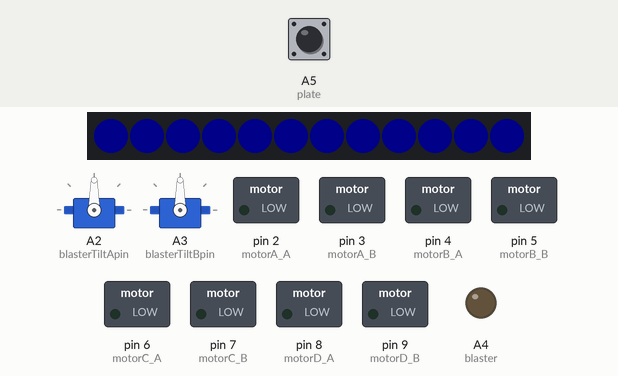
The sketch below on a simulated Arduino Uno, built with avr-gcc and run on an emulated ATmega328P. Shown: 2 × servo, 12 RGB LEDs in strip order, left to right, switched loads named in the sketch (green lamp = pin HIGH), output pins drawn as LEDs (lit = HIGH). Wiring (inferred from the names in the program): 2 × servo: signal A2 / signal A3. Inputs (shaded band) come from the test bench; at power-on: A5 (plate) HIGH. Dim RGB values are drawn brighter than linear; no radio packets arrive unless stated; servo pulses on a pin are drawn as a servo (544–2400 µs = 0–180°); pins used as bus, display or sensor lines are not drawn.

Above: at 1.5 s.
1.6 s: A5 (plate) pulled LOW for 3.2 s
At 4.71 s:
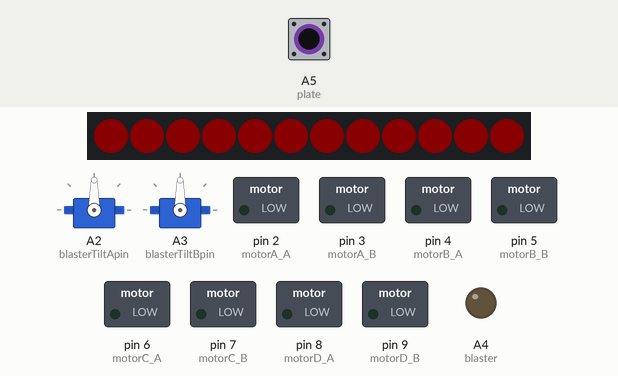
At 6.3 s:
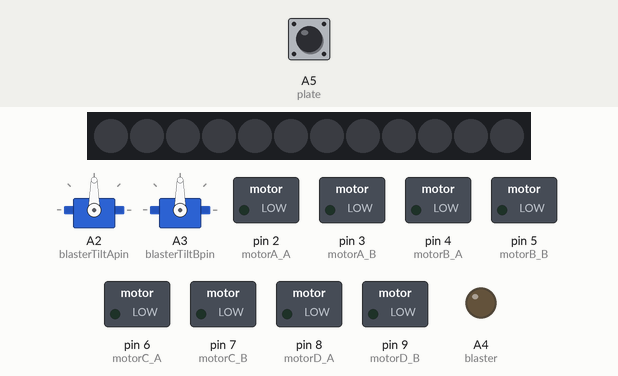
8.4 s: A5 (plate) pulled LOW for 1 s
At 9.6 s:
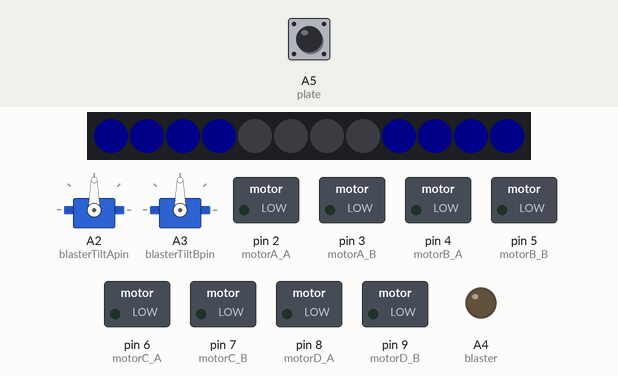
Timing chart, 0 to 11.4 s (numbered marks = the images above; inputs shaded):
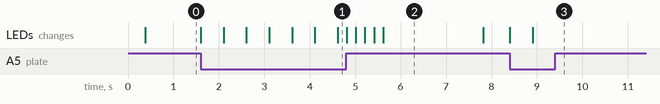

Measured:
- after the input at 1.6 s, the LEDs: first change at once (image 1 shows a later state)
- after the input at 8.4 s, the LEDs: first change at once (image 3 shows a later state)
- what the display in image 2 shows lasts 2.2 s, from 5.6 s to 7.8 s

The sketch:

v0.2.1-led_strap_manual_servo_control.ino
```cpp
#include <SPI.h>
#include <RF24.h>
#include <FastLED.h>

#define NUM_LEDS 12
#define DATA_PIN 10
#define BRIGHTNESS  10
#define plate A5

#define motorA_A 2
#define motorA_B 3
#define motorB_A 4
#define motorB_B 5
#define motorC_A 6
#define motorC_B 7
#define motorD_A 8
#define motorD_B 9

#define blasterTiltApin A2 //servo
#define blasterTiltBpin A3 //servo
#define blaster A4 //relay

RF24 radio(A0, A1); // CE, CSN
const byte address[6] = "01100";
struct dataStruct {
  unsigned long _micros;
  bool btnA;
  bool btnB;
  bool btnC;
  int joyStick_A_X;
  int joyStick_A_Y;
  int joyStick_B_X;
  int joyStick_B_Y;
} myData;

CRGB leds[NUM_LEDS];
int score = 6;
unsigned long plate_debounce = millis();


int tiltAngle = 90;


void setup() {
  Serial.begin(9600);
  for (int i = 2; i < 10; i++) {
    pinMode(i, OUTPUT);
  }
  pinMode(plate, INPUT_PULLUP);
  blasterServoSetup();
  radioSetup();
  FastLED.addLeds<NEOPIXEL, DATA_PIN>(leds, NUM_LEDS);
  FastLED.setBrightness(  BRIGHTNESS );
}

void loop() {
  getData();

  if(!digitalRead(plate) && millis()-plate_debounce >500){
    plate_debounce = millis();
    if(score>0)  {
      score--;
    }
    if(score==0){
      lightUp(score);
      FastLED.show();
      delay(500);
      score=6;
      gameOver();
    }
  }
  lightUp(score);
  FastLED.show();

}

void blasterServoSetup(){
  pinMode(blaster, OUTPUT);
  digitalWrite(blaster, LOW);
  pinMode(blasterTiltApin, OUTPUT);
  pinMode(blasterTiltBpin, OUTPUT);
  servo(90);
}


//in mode{0 = no action, 1 = foward, 2 = backward}
void AMove(int mode)
{
  if (mode == 0) {
    digitalWrite(motorA_A, LOW);
    digitalWrite(motorA_B, LOW);
  }
  else if (mode == 1) {
    digitalWrite(motorA_A, HIGH);
    digitalWrite(motorA_B, LOW);
  }
  else if (mode == 2) {
    digitalWrite(motorA_A, LOW);
    digitalWrite(motorA_B, HIGH);
  }
}

void BMove(int mode)// 0 is no action, 1 is foward, 2, is backward (movement)
{
  if (mode == 0) {
    digitalWrite(motorB_A, LOW);
    digitalWrite(motorB_B, LOW);
  }
  else if (mode == 1) {
    digitalWrite(motorB_A, HIGH);
    digitalWrite(motorB_B, LOW);
  }
  else if (mode == 2) {
    digitalWrite(motorB_A, LOW);
    digitalWrite(motorB_B, HIGH);
  }
}
void CMove(int mode)// 0 is no action, 1 is foward, 2, is backward (movement)
{
  if (mode == 0) {
    digitalWrite(motorC_A, LOW);
    digitalWrite(motorC_B, LOW);
  }
  else if (mode == 1) {
    digitalWrite(motorC_A, HIGH);
    digitalWrite(motorC_B, LOW);
  }
  else if (mode == 2) {
    digitalWrite(motorC_A, LOW);
    digitalWrite(motorC_B, HIGH);
  }
}
void DMove(int mode)// 0 is no action, 1 is foward, 2, is backward (movement)
{
  if (mode == 0) {
    digitalWrite(motorD_A, LOW);
    digitalWrite(motorD_B, LOW);
  }
  else if (mode == 1) {
    digitalWrite(motorD_A, HIGH);
    digitalWrite(motorD_B, LOW);
  }
  else if (mode == 2) {
    digitalWrite(motorD_A, LOW);
    digitalWrite(motorD_B, HIGH);
  }
}
void robotMove(int Direction)
{
  switch (Direction) {  // 0 = stop, 1 = forward....5 =
    case 0://stop
      AMove(0);
      BMove(0);
      CMove(0);
      DMove(0);
      break;
    case 1://forward
      AMove(1);
      BMove(1);
      CMove(1);
      DMove(1);
      break;
    case 2://backward
      AMove(2);
      BMove(2);
      CMove(2);
      DMove(2);
      break;
    case 3://left shift
      AMove(2);
      BMove(1);
      CMove(2);
      DMove(1);
      break;
    case 4://right shift
      AMove(1);
      BMove(2);
      CMove(1);
      DMove(2);
      break;
    case 5://right forward
      AMove(1);
      BMove(0);
      CMove(1);
      DMove(0);
      break;
    case 6://left backward
      AMove(2);
      BMove(0);
      CMove(2);
      DMove(0);
      break;
    case 7://left forward
      AMove(0);
      BMove(1);
      CMove(0);
      DMove(1);
      break;
    case 8: //right backward
      AMove(0);
      BMove(2);
      CMove(0);
      DMove(2);
      break;
    case 9://spinning right
      AMove(2);
      BMove(2);
      CMove(1);
      DMove(1);
      break;
    case 10://spinning left
      AMove(1);
      BMove(1);
      CMove(2);
      DMove(2);
      break;
  }
}
void radioSetup() { //RF24L01接收端初始化
  radio.begin();
  radio.openReadingPipe(0, address);   //Setting the address at which we will receive the data
  radio.setPALevel(RF24_PA_MIN);       //You can set this as minimum or maximum depending on the distance between the transmitter and receiver.
  radio.startListening();              //This sets the module as receiver
}

void getData() { //获取数据内容并打印在屏幕上
  if (radio.available()) {
    radio.read( &myData, sizeof(myData) );
    if(myData.joyStick_A_X+myData.joyStick_A_Y+myData.joyStick_B_X+myData.joyStick_B_Y+myData.btnA+myData.btnB != 0){
      if (myData.joyStick_A_Y>700) {
        robotMove(1);
      }else if(myData.joyStick_A_Y<400){
        robotMove(2);
      }else if(myData.joyStick_A_X<400){
        robotMove(3);
      }else if(myData.joyStick_A_X>700){
        robotMove(4);
      }else if(myData.joyStick_B_Y<400){
        robotMove(9);
      }else if(myData.joyStick_B_Y>700){
        robotMove(10);
      }else {
        robotMove(0);
      }

      if(myData.joyStick_B_X < 350){
        if(tiltAngle<100){
          tiltAngle +=7;
        }
      }else if(myData.joyStick_B_X > 750){
        if(tiltAngle>50){
          tiltAngle -=7;
        }
      }
      servo(tiltAngle);

      if(myData.btnB){
        digitalWrite(blaster, HIGH);
      }else{
        digitalWrite(blaster, LOW);
      }
    }else{
      robotMove(0);
    }


     //打印内容
        Serial.print(myData.btnA);
        Serial.print(" ");
        Serial.print(myData.btnB);
        Serial.print(" ");
        Serial.print(myData.btnC);
        Serial.print(" ");
        Serial.print(myData.joyStick_A_X);
        Serial.print(" ");
        Serial.print(myData.joyStick_A_Y);
        Serial.print(" ");
        Serial.print(myData.joyStick_B_X);
        Serial.print(" ");
        Serial.print(myData.joyStick_B_Y);
        Serial.println(" ");

  }
}


int lightUp(int num){
  switch(num){
    case 0:
       leds[0] = CRGB::Black;
       leds[1] = CRGB::Black;
       leds[2] = CRGB::Black;
       leds[3] = CRGB::Black;
       leds[4] = CRGB::Black;
       leds[5] = CRGB::Black;
       leds[6] = CRGB::Black;
       leds[7] = CRGB::Black;
       leds[8] = CRGB::Black;
       leds[9] = CRGB::Black;
       leds[10] = CRGB::Black;
       leds[11] = CRGB::Black;
       break;
    case 1:
       leds[0] = CRGB::Blue;
       leds[1] = CRGB::Black;
       leds[2] = CRGB::Black;
       leds[3] = CRGB::Black;
       leds[4] = CRGB::Black;
       leds[5] = CRGB::Black;
       leds[6] = CRGB::Black;
       leds[7] = CRGB::Black;
       leds[8] = CRGB::Black;
       leds[9] = CRGB::Black;
       leds[10] = CRGB::Black;
       leds[11] = CRGB::Blue;
       break;
     case 2:
       leds[0] = CRGB::Blue;
       leds[1] = CRGB::Blue;
       leds[2] = CRGB::Black;
       leds[3] = CRGB::Black;
       leds[4] = CRGB::Black;
       leds[5] = CRGB::Black;
       leds[6] = CRGB::Black;
       leds[7] = CRGB::Black;
       leds[8] = CRGB::Black;
       leds[9] = CRGB::Black;
       leds[10] = CRGB::Blue;
       leds[11] = CRGB::Blue;
       break;
     case 3:
       leds[0] = CRGB::Blue;
       leds[1] = CRGB::Blue;
       leds[2] = CRGB::Blue;
       leds[3] = CRGB::Black;
       leds[4] = CRGB::Black;
       leds[5] = CRGB::Black;
       leds[6] = CRGB::Black;
       leds[7] = CRGB::Black;
       leds[8] = CRGB::Black;
       leds[9] = CRGB::Blue;
       leds[10] = CRGB::Blue;
       leds[11] = CRGB::Blue;
       break;
     case 4:
       leds[0] = CRGB::Blue;
       leds[1] = CRGB::Blue;
       leds[2] = CRGB::Blue;
       leds[3] = CRGB::Blue;
       leds[4] = CRGB::Black;
       leds[5] = CRGB::Black;
       leds[6] = CRGB::Black;
       leds[7] = CRGB::Black;
       leds[8] = CRGB::Blue;
       leds[9] = CRGB::Blue;
       leds[10] = CRGB::Blue;
       leds[11] = CRGB::Blue;

       break;
     case 5:
       leds[0] = CRGB::Blue;
       leds[1] = CRGB::Blue;
       leds[2] = CRGB::Blue;
       leds[3] = CRGB::Blue;
       leds[4] = CRGB::Blue;
       leds[5] = CRGB::Black;
       leds[6] = CRGB::Black;
       leds[7] = CRGB::Blue;
       leds[8] = CRGB::Blue;
       leds[9] = CRGB::Blue;
       leds[10] = CRGB::Blue;
       leds[11] = CRGB::Blue;
       break;
   case 6:
       leds[0] = CRGB::Blue;
       leds[1] = CRGB::Blue;
       leds[2] = CRGB::Blue;
       leds[3] = CRGB::Blue;
       leds[4] = CRGB::Blue;
       leds[5] = CRGB::Blue;
       leds[6] = CRGB::Blue;
       leds[7] = CRGB::Blue;
       leds[8] = CRGB::Blue;
       leds[9] = CRGB::Blue;
       leds[10] = CRGB::Blue;
       leds[11] = CRGB::Blue;
       break;
   case 7:
       leds[0] = CRGB::Red;
       leds[1] = CRGB::Red;
       leds[2] = CRGB::Red;
       leds[3] = CRGB::Red;
       leds[4] = CRGB::Red;
       leds[5] = CRGB::Red;
       leds[6] = CRGB::Red;
       leds[7] = CRGB::Red;
       leds[8] = CRGB::Red;
       leds[9] = CRGB::Red;
       leds[10] = CRGB::Red;
       leds[11] = CRGB::Red;
       break;
  }
}

void gameOver(){
  for(int i=0;i<3;i++){
      lightUp(7);
      FastLED.show();
      delay(200);
      lightUp(0);
      FastLED.show();
      delay(200);
  }
  lightUp(0);
  FastLED.show();
  delay(2000);
}

void servo(int angle) {
  for(int i=0;i<50;i++){
    //first servo
    int pulsewidth = (angle * 11) + 500;
    digitalWrite(blasterTiltApin, HIGH);
    delayMicroseconds(pulsewidth);
    digitalWrite(blasterTiltApin, LOW);
    delayMicroseconds(20000 - pulsewidth);

    //second servo
    pulsewidth = ((180 - angle) * 11) + 500;
    digitalWrite(blasterTiltBpin, HIGH);
    delayMicroseconds(pulsewidth);
    digitalWrite(blasterTiltBpin, LOW);
    delayMicroseconds(20000 - pulsewidth);
  }
}
```
